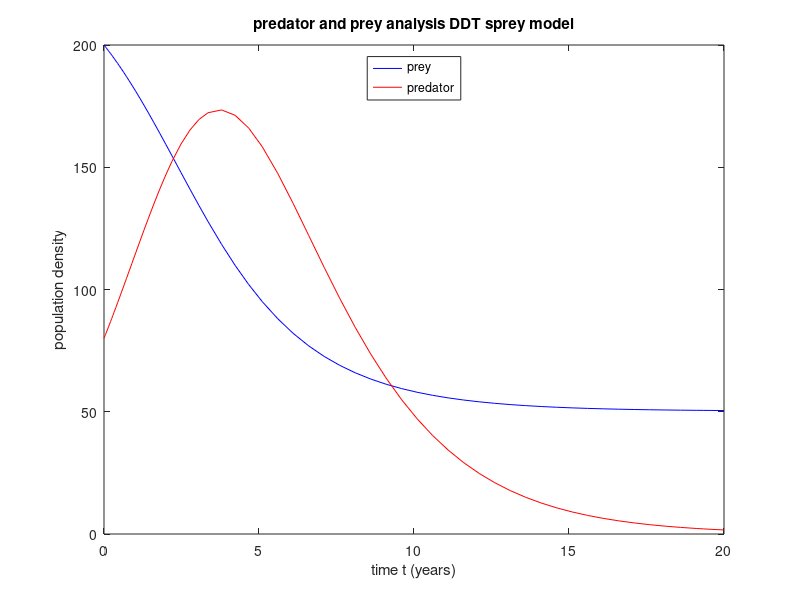

Write the MATLAB code that produced this figure.
% preditor and pray model x'=beta1*x-c1*x*y-p1*x , y'=c2*x*y-alpha2*y-p2*y
% where beta1=b1-a1,alpha2=b2-c1 and c2=fc1
%Effect of DDT whaere p1 and p2 are per-capita rate for prey and predator
clear all 
clc
beta1=0.1; alpha2=0.5; c1=0.001; c2=0.005; p1=0.1; p2=0.1;
tend=20;
x0=[200;80];
rhs=@(t,x)[beta1*x(1)-c1*x(1)*x(2)-p1*x(1) ; c2*x(1)*x(2)-alpha2*x(2)-p2*x(2)];
[t,x]=ode45(rhs,[0,tend],x0);
xsol=x(:,1);
ysol=x(:,2);
plot(t,xsol,'b');
hold on
plot(t,ysol,'r');
xlabel('time t (years)')
ylabel('population density')
title('predator and prey analysis DDT sprey model')
legend('prey','predator','location','north')
